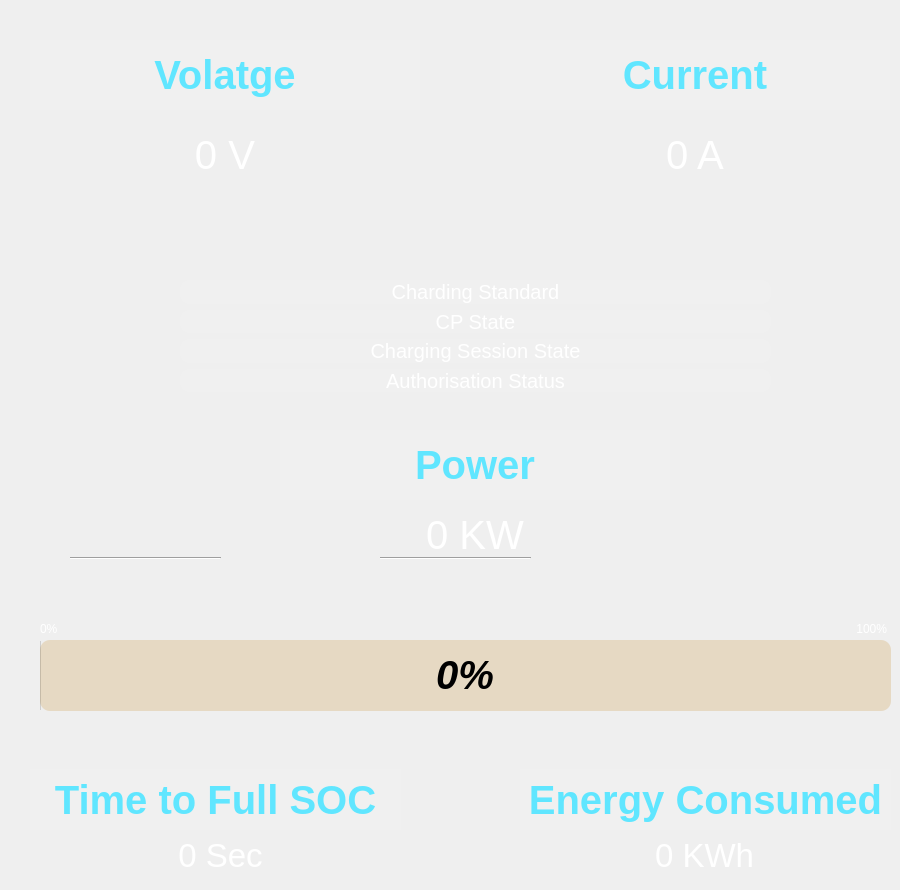
    <widget class="QWidget" name="page_1">
     <widget class="QProgressBar" name="progressBar">
      <property name="geometry">
       <rect>
        <x>40</x>
        <y>640</y>
        <width>851</width>
        <height>71</height>
       </rect>
      </property>
      <property name="sizePolicy">
       <sizepolicy hsizetype="Fixed" vsizetype="Fixed">
        <horstretch>0</horstretch>
        <verstretch>0</verstretch>
       </sizepolicy>
      </property>
      <property name="minimumSize">
       <size>
        <width>101</width>
        <height>0</height>
       </size>
      </property>
      <property name="font">
       <font>
        <pointsize>30</pointsize>
        <italic>true</italic>
        <bold>true</bold>
        <underline>false</underline>
        <strikeout>false</strikeout>
        <stylestrategy>PreferDefault</stylestrategy>
        <kerning>true</kerning>
       </font>
      </property>
      <property name="mouseTracking">
       <bool>false</bool>
      </property>
      <property name="tabletTracking">
       <bool>false</bool>
      </property>
      <property name="accessibleDescription">
       <string/>
      </property>
      <property name="styleSheet">
       <string notr="true">background-color: rgba(193, 125, 17, 50);
    border-radius: 10px; /* Adjust the value as needed */
border-color:rgba(255,255,255,10)</string>
      </property>
      <property name="value">
       <number>0</number>
      </property>
      <property name="alignment">
       <set>Qt::AlignCenter</set>
      </property>
      <property name="textVisible">
       <bool>true</bool>
      </property>
      <property name="orientation">
       <enum>Qt::Horizontal</enum>
      </property>
      <property name="invertedAppearance">
       <bool>false</bool>
      </property>
      <property name="textDirection">
       <enum>QProgressBar::BottomToTop</enum>
      </property>
      <property name="format">
       <string>%p%</string>
      </property>
     </widget>
     <widget class="QLabel" name="Time_t_F_soc_g1">
      <property name="geometry">
       <rect>
        <x>30</x>
        <y>769</y>
        <width>371</width>
        <height>61</height>
       </rect>
      </property>
      <property name="font">
       <font>
        <pointsize>30</pointsize>
        <bold>true</bold>
       </font>
      </property>
      <property name="styleSheet">
       <string notr="true">background-color: rgba(255, 255, 255,20);
color: rgb(96, 230, 255);</string>
      </property>
      <property name="text">
       <string>Time to Full SOC</string>
      </property>
      <property name="alignment">
       <set>Qt::AlignCenter</set>
      </property>
     </widget>
     <widget class="QLabel" name="energy_cons_g1">
      <property name="geometry">
       <rect>
        <x>520</x>
        <y>769</y>
        <width>371</width>
        <height>61</height>
       </rect>
      </property>
      <property name="font">
       <font>
        <pointsize>30</pointsize>
        <bold>true</bold>
       </font>
      </property>
      <property name="styleSheet">
       <string notr="true">background-color: rgba(255, 255, 255,20);
color: rgb(96, 230, 255);</string>
      </property>
      <property name="text">
       <string>Energy Consumed</string>
      </property>
      <property name="alignment">
       <set>Qt::AlignCenter</set>
      </property>
     </widget>
     <widget class="QLabel" name="voltage_g1_2">
      <property name="geometry">
       <rect>
        <x>30</x>
        <y>120</y>
        <width>390</width>
        <height>70</height>
       </rect>
      </property>
      <property name="font">
       <font>
        <pointsize>30</pointsize>
       </font>
      </property>
      <property name="styleSheet">
       <string notr="true">color: rgb(255, 255, 255);</string>
      </property>
      <property name="text">
       <string>0 V</string>
      </property>
      <property name="alignment">
       <set>Qt::AlignCenter</set>
      </property>
     </widget>
     <widget class="QLabel" name="current_g1_2">
      <property name="geometry">
       <rect>
        <x>500</x>
        <y>120</y>
        <width>390</width>
        <height>70</height>
       </rect>
      </property>
      <property name="font">
       <font>
        <pointsize>30</pointsize>
       </font>
      </property>
      <property name="styleSheet">
       <string notr="true">color: rgb(255, 255, 255);</string>
      </property>
      <property name="text">
       <string>0 A</string>
      </property>
      <property name="alignment">
       <set>Qt::AlignCenter</set>
      </property>
     </widget>
     <widget class="QLabel" name="label_4">
      <property name="geometry">
       <rect>
        <x>40</x>
        <y>620</y>
        <width>67</width>
        <height>17</height>
       </rect>
      </property>
      <property name="styleSheet">
       <string notr="true">color: rgb(255, 255, 255);</string>
      </property>
      <property name="text">
       <string>0%</string>
      </property>
     </widget>
     <widget class="QLabel" name="label_6">
      <property name="geometry">
       <rect>
        <x>820</x>
        <y>620</y>
        <width>67</width>
        <height>17</height>
       </rect>
      </property>
      <property name="styleSheet">
       <string notr="true">color: rgb(255, 255, 255);</string>
      </property>
      <property name="text">
       <string>100%</string>
      </property>
      <property name="alignment">
       <set>Qt::AlignRight|Qt::AlignTrailing|Qt::AlignVCenter</set>
      </property>
     </widget>
     <widget class="QLabel" name="time_t_f_soc_val_g1_4">
      <property name="geometry">
       <rect>
        <x>30</x>
        <y>830</y>
        <width>381</width>
        <height>51</height>
       </rect>
      </property>
      <property name="font">
       <font>
        <pointsize>25</pointsize>
       </font>
      </property>
      <property name="styleSheet">
       <string notr="true">color: rgb(255, 255, 255);</string>
      </property>
      <property name="text">
       <string>0 Sec</string>
      </property>
      <property name="alignment">
       <set>Qt::AlignCenter</set>
      </property>
     </widget>
     <widget class="QLabel" name="energy_g1_val">
      <property name="geometry">
       <rect>
        <x>519</x>
        <y>830</y>
        <width>371</width>
        <height>51</height>
       </rect>
      </property>
      <property name="font">
       <font>
        <pointsize>25</pointsize>
       </font>
      </property>
      <property name="styleSheet">
       <string notr="true">color: rgb(255, 255, 255);</string>
      </property>
      <property name="text">
       <string>0 KWh</string>
      </property>
      <property name="alignment">
       <set>Qt::AlignCenter</set>
      </property>
     </widget>
     <widget class="Line" name="line">
      <property name="geometry">
       <rect>
        <x>70</x>
        <y>550</y>
        <width>151</width>
        <height>16</height>
       </rect>
      </property>
      <property name="orientation">
       <enum>Qt::Horizontal</enum>
      </property>
     </widget>
     <widget class="Line" name="line_2">
      <property name="geometry">
       <rect>
        <x>380</x>
        <y>550</y>
        <width>151</width>
        <height>16</height>
       </rect>
      </property>
      <property name="orientation">
       <enum>Qt::Horizontal</enum>
      </property>
     </widget>
     <widget class="QLabel" name="label_19">
      <property name="geometry">
       <rect>
        <x>50</x>
        <y>430</y>
        <width>500</width>
        <height>51</height>
       </rect>
      </property>
      <property name="font">
       <font>
        <pointsize>50</pointsize>
       </font>
      </property>
      <property name="text">
       <string/>
      </property>
      <property name="alignment">
       <set>Qt::AlignCenter</set>
      </property>
     </widget>
     <widget class="QLabel" name="energy_cons_g1_4">
      <property name="geometry">
       <rect>
        <x>500</x>
        <y>40</y>
        <width>390</width>
        <height>70</height>
       </rect>
      </property>
      <property name="font">
       <font>
        <pointsize>30</pointsize>
        <bold>true</bold>
       </font>
      </property>
      <property name="styleSheet">
       <string notr="true">background-color: rgba(255, 255, 255,20);
color: rgb(96, 230, 255);</string>
      </property>
      <property name="text">
       <string>Current</string>
      </property>
      <property name="alignment">
       <set>Qt::AlignCenter</set>
      </property>
     </widget>
     <widget class="QLabel" name="Time_t_F_soc_g1_4">
      <property name="geometry">
       <rect>
        <x>30</x>
        <y>40</y>
        <width>390</width>
        <height>70</height>
       </rect>
      </property>
      <property name="font">
       <font>
        <pointsize>30</pointsize>
        <bold>true</bold>
       </font>
      </property>
      <property name="styleSheet">
       <string notr="true">background-color: rgba(255, 255, 255,20);
color: rgb(96, 230, 255);</string>
      </property>
      <property name="text">
       <string>Volatge</string>
      </property>
      <property name="alignment">
       <set>Qt::AlignCenter</set>
      </property>
     </widget>
     <widget class="QLabel" name="label_25">
      <property name="geometry">
       <rect>
        <x>280</x>
        <y>500</y>
        <width>390</width>
        <height>70</height>
       </rect>
      </property>
      <property name="font">
       <font>
        <pointsize>30</pointsize>
       </font>
      </property>
      <property name="styleSheet">
       <string notr="true">color: rgb(255, 255, 255);</string>
      </property>
      <property name="text">
       <string>0 KW</string>
      </property>
      <property name="alignment">
       <set>Qt::AlignCenter</set>
      </property>
     </widget>
     <widget class="QLabel" name="label_10">
      <property name="geometry">
       <rect>
        <x>280</x>
        <y>430</y>
        <width>390</width>
        <height>70</height>
       </rect>
      </property>
      <property name="font">
       <font>
        <pointsize>30</pointsize>
        <bold>true</bold>
       </font>
      </property>
      <property name="styleSheet">
       <string notr="true">background-color: rgba(255, 255, 255,20);
color: rgb(96, 230, 255);</string>
      </property>
      <property name="text">
       <string>Power</string>
      </property>
      <property name="alignment">
       <set>Qt::AlignCenter</set>
      </property>
     </widget>
     <widget class="QWidget" name="verticalLayoutWidget">
      <property name="geometry">
       <rect>
        <x>180</x>
        <y>280</y>
        <width>591</width>
        <height>112</height>
       </rect>
      </property>
      <layout class="QVBoxLayout" name="verticalLayout">
       <item>
        <widget class="QLabel" name="label_22">
         <property name="font">
          <font>
           <pointsize>15</pointsize>
          </font>
         </property>
         <property name="styleSheet">
          <string notr="true">background-color: rgba(255, 255, 255,20);
color: rgb(255,255, 255);
border-radius: 10px;</string>
         </property>
         <property name="text">
          <string>Charding Standard</string>
         </property>
         <property name="alignment">
          <set>Qt::AlignCenter</set>
         </property>
        </widget>
       </item>
       <item>
        <widget class="QLabel" name="label_23">
         <property name="font">
          <font>
           <pointsize>15</pointsize>
          </font>
         </property>
         <property name="styleSheet">
          <string notr="true">background-color: rgba(255, 255, 255,20);
color: rgb(255,255, 255);
border-radius: 10px;</string>
         </property>
         <property name="text">
          <string>CP State</string>
         </property>
         <property name="alignment">
          <set>Qt::AlignCenter</set>
         </property>
        </widget>
       </item>
       <item>
        <widget class="QLabel" name="label_24">
         <property name="font">
          <font>
           <pointsize>15</pointsize>
          </font>
         </property>
         <property name="styleSheet">
          <string notr="true">background-color: rgba(255, 255, 255,20);
color: rgb(255,255, 255);
border-radius: 10px;</string>
         </property>
         <property name="text">
          <string>Charging Session State</string>
         </property>
         <property name="alignment">
          <set>Qt::AlignCenter</set>
         </property>
        </widget>
       </item>
       <item>
        <widget class="QLabel" name="label_20">
         <property name="font">
          <font>
           <pointsize>15</pointsize>
          </font>
         </property>
         <property name="styleSheet">
          <string notr="true">background-color: rgba(255, 255, 255,20);
color: rgb(255,255, 255);
border-radius: 10px;</string>
         </property>
         <property name="text">
          <string>Authorisation Status</string>
         </property>
         <property name="alignment">
          <set>Qt::AlignCenter</set>
         </property>
        </widget>
       </item>
      </layout>
     </widget>
    </widget>
